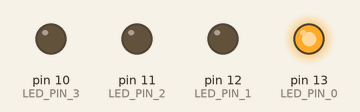
Bench run of a sketch on a simulated Arduino Uno, built with avr-gcc and run on an emulated ATmega328P. On the bench: output pins drawn as LEDs (lit = HIGH). What the sketch prints to the serial monitor is not drawn.

Above: at 0.02 s.
At 0.77 s:
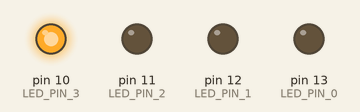
At 1.47 s:
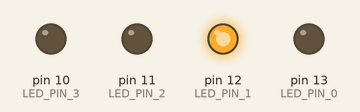
At 2.92 s:
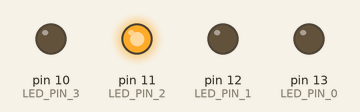
Timing chart, 0 to 3.2 s (numbered marks = the images above):
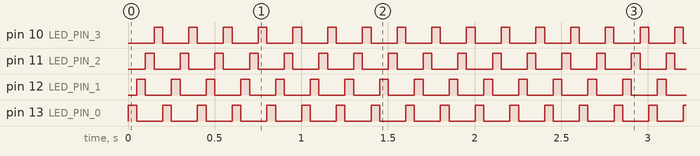

The sketch:

led_row.ino
```cpp
#define LED_PIN_0 13
#define LED_PIN_1 12
#define LED_PIN_2 11
#define LED_PIN_3 10
#define DELAY_MS 50

#define ARRAY_LENGTH(arr) (sizeof(arr) / sizeof(arr[0]))

const static int pins[] = {
  LED_PIN_0,
  LED_PIN_1,
  LED_PIN_2,
  LED_PIN_3,
};

void setup() {
   Serial.begin(9600);
   for(int i = 0; i < ARRAY_LENGTH(pins); i++) {
      pinMode(pins[i], OUTPUT);
  }
}

void loop() {
  for(int pin_index = 0; pin_index < ARRAY_LENGTH(pins); pin_index++) {
    const int pin = pins[pin_index];
    digitalWrite(pin, HIGH);
    delay(DELAY_MS);
    digitalWrite(pin, LOW);
    Serial.println("hello");
  }
}
```

Measured:
- by itself, pin 10 (LED_PIN_3), pin 11 (LED_PIN_2), pin 12 (LED_PIN_1), pin 13 (LED_PIN_0): alternates HIGH for 0.05 s and LOW for 0.15 s
